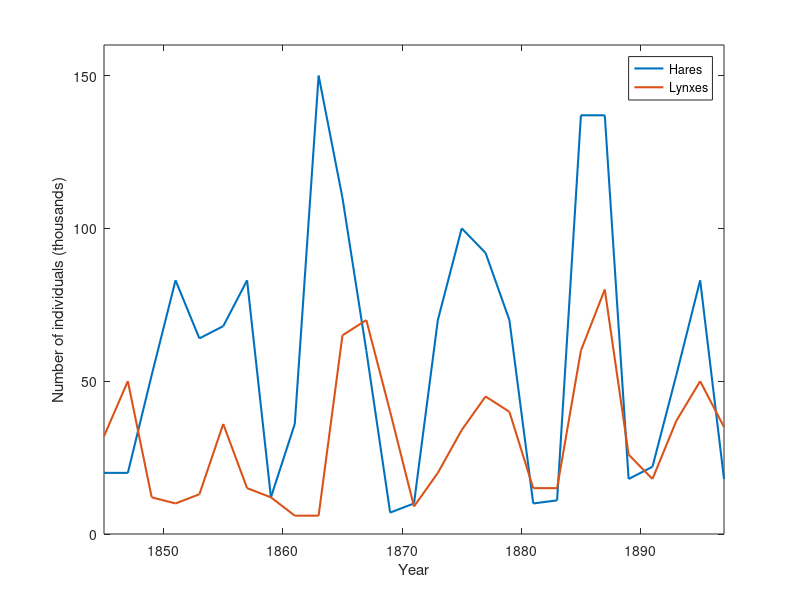
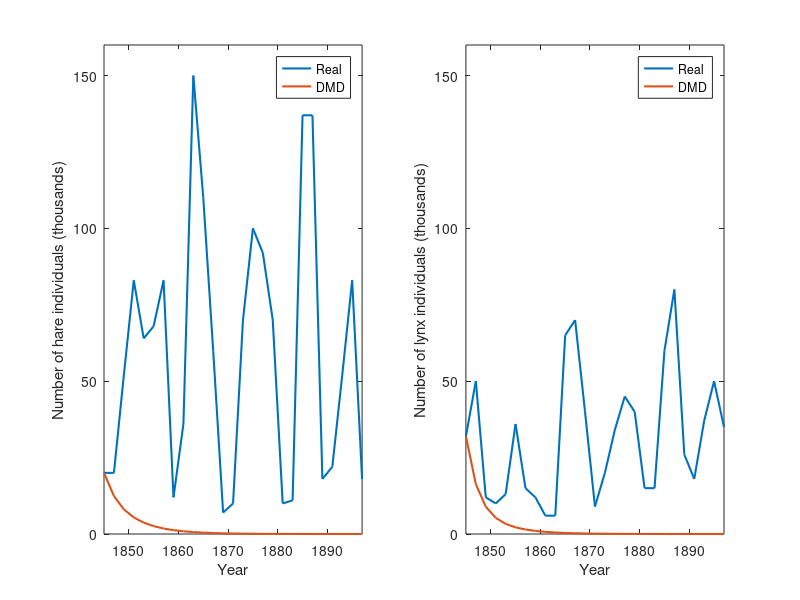
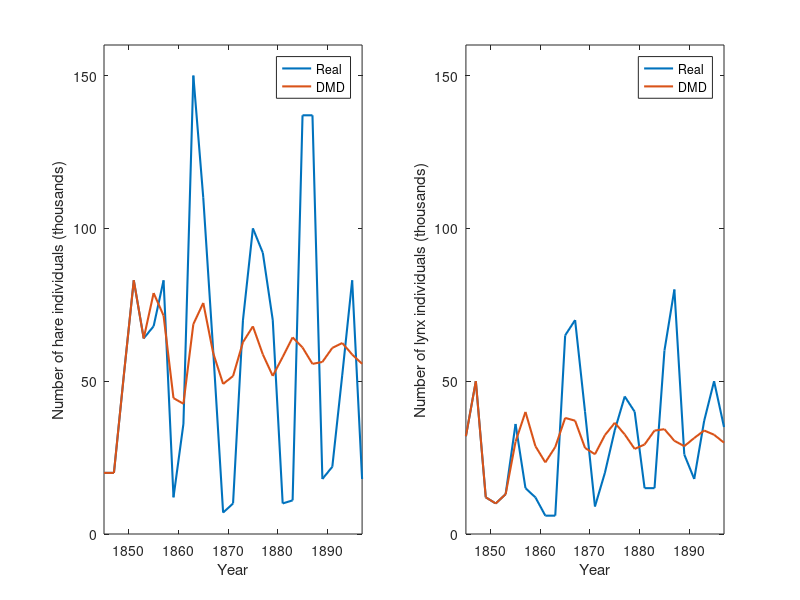
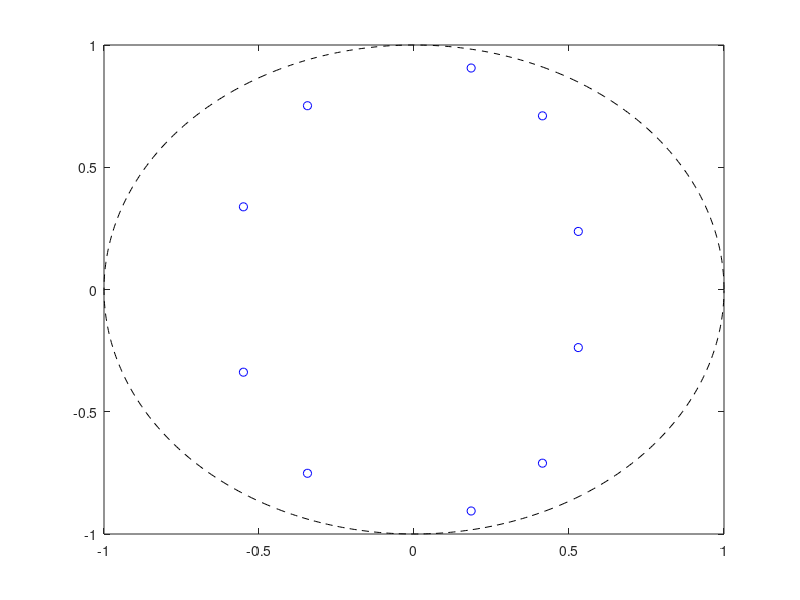

These charts were generated, in order, by the following MATLAB code:
%% Homework 1

clear all
close all
clc

lepri = [20 20 52 83 64 68 83 12 36 150 110 60 7 10 70 100 92 70 10 11 137 137 18 22 52 83 18];
linci = [32 50 12 10 13 36 15 12 6 6 65 70 40 9 20 34 45 40 15 15 60 80 26 18 37 50 35];
year = 1845:2:1897;
lepri_test = [10 9 65];
linci_test = [12 12 25];
year_test = 1899:2:1903;
X = [lepri;linci];
aveX = mean(X,2);
X = X-aveX;

figure
plot(year,lepri,'LineWidth',1.5)
hold on
plot(year,linci,'LineWidth',1.5)
xlabel('Year')
ylabel('Number of individuals (thousands)')
legend('Hares','Lynxes')
xlim([min(year) max(year)])
ylim([0 160])

H = [lepri(1:end-1);linci(1:end-1)];
Hp = [lepri(2:end);linci(2:end)];

[U,S,V] = svd(H,'econ');

A=Hp*V*inv(S)*U';

q(:,1) = [lepri(1);linci(1)];
state(:,1) = q(:,1);

for i = 2:length(linci)
    q(:,i) = A*q(:,i-1);
    state(:,i) = q(:,i);
end


figure
subplot(1,2,1)
plot(year,lepri,'LineWidth',1.5)
hold on
plot(year,state(1,:),'LineWidth',1.5)
xlabel('Year')
ylabel('Number of hare individuals (thousands)')
legend('Real','DMD')
xlim([min(year) max(year)])
ylim([0 160])

subplot(1,2,2)
plot(year,linci,'LineWidth',1.5)
hold on
plot(year,state(2,:),'LineWidth',1.5)
xlabel('Year')
ylabel('Number of lynx individuals (thousands)')
legend('Real','DMD')
xlim([min(year) max(year)])
ylim([0 160])

%% Time embedding
clc
timeEmb = 5;
clear H Hp
H=zeros(2*timeEmb,length(lepri)-timeEmb);
for i = 1:timeEmb
    H(i,:) = X(1,i:(end-(timeEmb-(i-1))));
end
for i = 1:timeEmb
    H(timeEmb+i,:) = X(2,i:(end-(timeEmb-(i-1))));
end

Hp=zeros(2*timeEmb,length(lepri)-timeEmb);
for i = 1:timeEmb
    Hp(i,:) = X(1,(i+1):(end-(timeEmb-i)));
end
for i = 1:timeEmb
    Hp(timeEmb+i,:) = X(2,(i+1):(end-(timeEmb-i)));
end

[U,S,V] = svd(H,'econ');

A=Hp*V*inv(S)*U';

clear q state q_initial
q_initial=[];
for i = 1:timeEmb
    q_initial=[q_initial ; X(1,i)];
end
for i = 1:timeEmb
    q_initial=[q_initial ; X(2,i)];
end
q(:,1) = q_initial;
state(:,1) = q(:,1);

for i = 2:length(linci)
    q(:,i) = A*q(:,i-1);
    state(:,i) = q(:,i);
end

state(1,:) = state(1,:)+aveX(1);
state(timeEmb+1,:) = state(timeEmb+1,:)+aveX(2);

figure
subplot(1,2,1)
plot(year,lepri,'LineWidth',1.5)
hold on
plot(year,state(1,:),'LineWidth',1.5)
xlabel('Year')
ylabel('Number of hare individuals (thousands)')
legend('Real','DMD')
xlim([min(year) max(year)])
ylim([0 160])

subplot(1,2,2)
plot(year,linci,'LineWidth',1.5)
hold on
plot(year,state(timeEmb+1,:),'LineWidth',1.5)
xlabel('Year')
ylabel('Number of lynx individuals (thousands)')
legend('Real','DMD')
xlim([min(year) max(year)])
ylim([0 160])

figure
plot(real(eig(A)),imag(eig(A)),'bo')
hold on
plot(cos(0:0.01:2*pi),sin(0:0.01:2*pi),'k--')

figure
plot(diag(S),'o','LineWidth',1.5)
ylabel('Singular value of the snapshot matrix')


clear q state q_initial
q_initial=[];
for i = 1:timeEmb
    q_initial=[q_initial ; X(1,end-(timeEmb-i))];
end
for i = 1:timeEmb
    q_initial=[q_initial ; X(2,end-(timeEmb-i))];
end
q(:,1) = q_initial;
state(:,1) = q(:,1);

for i = 2:(timeEmb+length(linci_test))
    q(:,i) = A*q(:,i-1);
    state(:,i) = q(:,i);
end

state(1,:) = state(1,:)+aveX(1);
state(timeEmb+1,:) = state(timeEmb+1,:)+aveX(2);

figure
plot([year(1,end-(timeEmb-1):end) year_test],[X(1,end-(timeEmb-1):end)+aveX(1) lepri_test])
hold on
plot([year(1,end-(timeEmb-1):end) year_test],state(1,:))